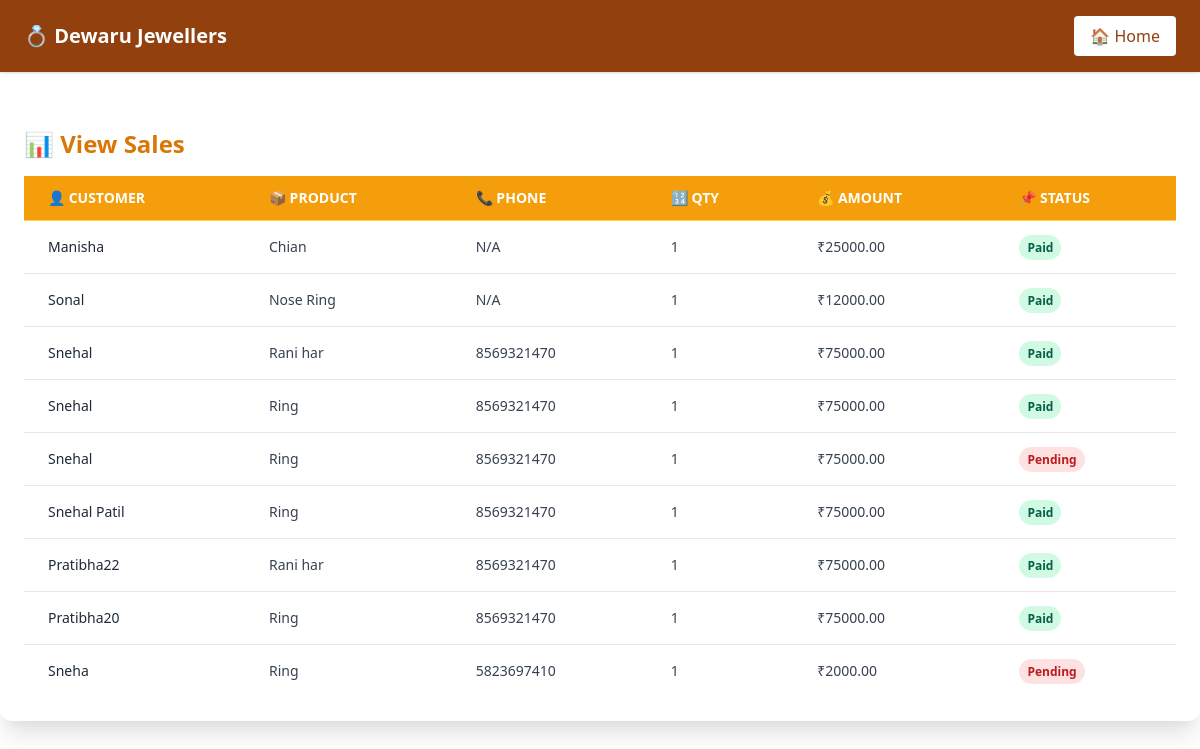
Screenshot of /view-sales/ (signed in) with the database file from the repository.
### app_devaru/models.py (models this page shows, shortened)
class Customer(models.Model):
    name = models.CharField(max_length=100)
    product = models.CharField(max_length=100)
    category = models.CharField(max_length=50)
    phone = models.CharField(max_length=15, default='N/A')
    quantity = models.PositiveIntegerField()
    amount = models.DecimalField(max_digits=10, decimal_places=2)
    status = models.CharField(max_length=20, choices=[('Paid', 'Paid'), ('Pending', 'Pending')])

### app_devaru/views.py (the view)
# urls.py: path('view-sales/', views.view_sales, name='view_sales'),
@login_required
def view_sales(request):
    customers = Customer.objects.all()
    return render(request, 'view_sales.html', {'customers': customers})

### templates/view_sales.html (shortened to what this page needs)
<!DOCTYPE html>
<html lang="en">
<head>
    <link href="https://cdn.jsdelivr.net/npm/tailwindcss@2.2.19/dist/tailwind.min.css" rel="stylesheet">
</head>
<nav class="bg-yellow-800 text-white px-6 py-4 flex justify-between items-center shadow">
    <h1 class="text-xl font-bold">💍 Dewaru Jewellers</h1>
    <a href="{% url 'home' %}" class="bg-white text-yellow-800 px-4 py-2 rounded hover:bg-yellow-100">🏠 Home</a>
</nav>
{% block content %}
<div class="bg-white rounded-xl shadow-xl overflow-x-auto mt-8 p-6">
    <h2 class="text-2xl font-bold mb-4 text-yellow-600">📊 View Sales</h2>
    <table class="min-w-full divide-y divide-yellow-300 text-sm">
        <thead class="bg-yellow-500 text-white uppercase">
            <tr>
                <th class="px-6 py-3 text-left">👤 Customer</th>
                <th class="px-6 py-3 text-left">📦 Product</th>
                <th class="px-6 py-3 text-left">📞 Phone</th>
                <th class="px-6 py-3 text-left">🔢 Qty</th>
                <th class="px-6 py-3 text-left">💰 Amount</th>
                <th class="px-6 py-3 text-left">📌 Status</th>
          </tr>
        </thead>
        <tbody class="bg-white divide-y divide-gray-200">
            {% for customer in customers %}
            <tr class="hover:bg-yellow-50 transition">
                <td class="px-6 py-4 font-medium text-gray-800">{{ customer.name }}</td>
                <td class="px-6 py-4 text-gray-700">{{ customer.product }}</td>
                <td class="px-6 py-4 text-gray-700">{{ customer.phone }}</td>
                <td class="px-6 py-4 text-gray-700">{{ customer.quantity }}</td>
                <td class="px-6 py-4 text-gray-700">₹{{ customer.amount }}</td>
                <td class="px-6 py-4">
                    {% if customer.status == "Paid" %}
                        <span class="bg-green-100 text-green-800 px-2 py-1 rounded-full text-xs font-semibold">Paid</span>
                    {% else %}
                        <span class="bg-red-100 text-red-700 px-2 py-1 rounded-full text-xs font-semibold">Pending</span>
                    {% endif %}
                </td>
            </tr>
            {% empty %}
            <tr>
                <td colspan="7" class="text-center py-4 text-gray-500">No sales available.</td>
            </tr>
            {% endfor %}
        </tbody>
    </table>
</div>
{% endblock %}
</body>
</html>

### rows the page displays
Customer: name "Manisha", product "Chian", phone "N/A", quantity "1", amount "25000.00", status "Paid"
Customer: name "Sonal", product "Nose Ring", phone "N/A", quantity "1", amount "12000.00", status "Paid"
Customer: name "Snehal", product "Rani har", phone "8569321470", quantity "1", amount "75000.00", status "Paid"
Customer: name "Snehal", product "Ring", phone "8569321470", quantity "1", amount "75000.00", status "Paid"
Customer: name "Snehal", product "Ring", phone "8569321470", quantity "1", amount "75000.00", status "Pending"
Customer: name "Snehal Patil", product "Ring", phone "8569321470", quantity "1", amount "75000.00", status "Paid"
Customer: name "Pratibha22", product "Rani har", phone "8569321470", quantity "1", amount "75000.00", status "Paid"
Customer: name "Pratibha20", product "Ring", phone "8569321470", quantity "1", amount "75000.00", status "Paid"
Customer: name "Sneha", product "Ring", phone "5823697410", quantity "1", amount "2000.00", status "Pending"
